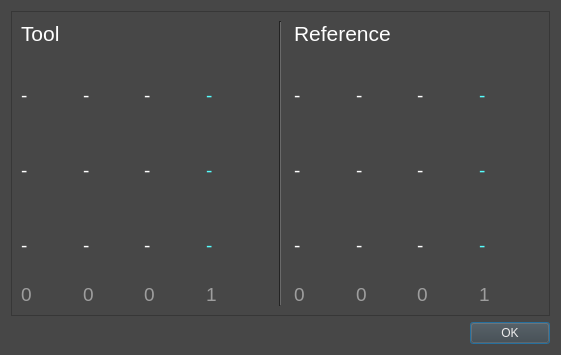
<?xml version="1.0" encoding="UTF-8"?>
<ui version="4.0">
 <class>ToolsWindow</class>
 <widget class="QDialog" name="ToolsWindow">
  <property name="geometry">
   <rect>
    <x>0</x>
    <y>0</y>
    <width>561</width>
    <height>355</height>
   </rect>
  </property>
  <property name="palette">
   <palette>
    <active>
     <colorrole role="WindowText">
      <brush brushstyle="SolidPattern">
       <color alpha="255">
        <red>255</red>
        <green>255</green>
        <blue>255</blue>
       </color>
      </brush>
     </colorrole>
     <colorrole role="Button">
      <brush brushstyle="SolidPattern">
       <color alpha="255">
        <red>71</red>
        <green>71</green>
        <blue>71</blue>
       </color>
      </brush>
     </colorrole>
     <colorrole role="Light">
      <brush brushstyle="SolidPattern">
       <color alpha="255">
        <red>106</red>
        <green>106</green>
        <blue>106</blue>
       </color>
      </brush>
     </colorrole>
     <colorrole role="Midlight">
      <brush brushstyle="SolidPattern">
       <color alpha="255">
        <red>88</red>
        <green>88</green>
        <blue>88</blue>
       </color>
      </brush>
     </colorrole>
     <colorrole role="Dark">
      <brush brushstyle="SolidPattern">
       <color alpha="255">
        <red>35</red>
        <green>35</green>
        <blue>35</blue>
       </color>
      </brush>
     </colorrole>
     <colorrole role="Mid">
      <brush brushstyle="SolidPattern">
       <color alpha="255">
        <red>47</red>
        <green>47</green>
        <blue>47</blue>
       </color>
      </brush>
     </colorrole>
     <colorrole role="Text">
      <brush brushstyle="SolidPattern">
       <color alpha="255">
        <red>255</red>
        <green>255</green>
        <blue>255</blue>
       </color>
      </brush>
     </colorrole>
     <colorrole role="BrightText">
      <brush brushstyle="SolidPattern">
       <color alpha="255">
        <red>255</red>
        <green>255</green>
        <blue>255</blue>
       </color>
      </brush>
     </colorrole>
     <colorrole role="ButtonText">
      <brush brushstyle="SolidPattern">
       <color alpha="255">
        <red>255</red>
        <green>255</green>
        <blue>255</blue>
       </color>
      </brush>
     </colorrole>
     <colorrole role="Base">
      <brush brushstyle="SolidPattern">
       <color alpha="255">
        <red>0</red>
        <green>0</green>
        <blue>0</blue>
       </color>
      </brush>
     </colorrole>
     <colorrole role="Window">
      <brush brushstyle="SolidPattern">
       <color alpha="255">
        <red>71</red>
        <green>71</green>
        <blue>71</blue>
       </color>
      </brush>
     </colorrole>
     <colorrole role="Shadow">
      <brush brushstyle="SolidPattern">
       <color alpha="255">
        <red>0</red>
        <green>0</green>
        <blue>0</blue>
       </color>
      </brush>
     </colorrole>
     <colorrole role="AlternateBase">
      <brush brushstyle="SolidPattern">
       <color alpha="255">
        <red>35</red>
        <green>35</green>
        <blue>35</blue>
       </color>
      </brush>
     </colorrole>
     <colorrole role="ToolTipBase">
      <brush brushstyle="SolidPattern">
       <color alpha="255">
        <red>255</red>
        <green>255</green>
        <blue>220</blue>
       </color>
      </brush>
     </colorrole>
     <colorrole role="ToolTipText">
      <brush brushstyle="SolidPattern">
       <color alpha="255">
        <red>0</red>
        <green>0</green>
        <blue>0</blue>
       </color>
      </brush>
     </colorrole>
    </active>
    <inactive>
     <colorrole role="WindowText">
      <brush brushstyle="SolidPattern">
       <color alpha="255">
        <red>255</red>
        <green>255</green>
        <blue>255</blue>
       </color>
      </brush>
     </colorrole>
     <colorrole role="Button">
      <brush brushstyle="SolidPattern">
       <color alpha="255">
        <red>71</red>
        <green>71</green>
        <blue>71</blue>
       </color>
      </brush>
     </colorrole>
     <colorrole role="Light">
      <brush brushstyle="SolidPattern">
       <color alpha="255">
        <red>106</red>
        <green>106</green>
        <blue>106</blue>
       </color>
      </brush>
     </colorrole>
     <colorrole role="Midlight">
      <brush brushstyle="SolidPattern">
       <color alpha="255">
        <red>88</red>
        <green>88</green>
        <blue>88</blue>
       </color>
      </brush>
     </colorrole>
     <colorrole role="Dark">
      <brush brushstyle="SolidPattern">
       <color alpha="255">
        <red>35</red>
        <green>35</green>
        <blue>35</blue>
       </color>
      </brush>
     </colorrole>
     <colorrole role="Mid">
      <brush brushstyle="SolidPattern">
       <color alpha="255">
        <red>47</red>
        <green>47</green>
        <blue>47</blue>
       </color>
      </brush>
     </colorrole>
     <colorrole role="Text">
      <brush brushstyle="SolidPattern">
       <color alpha="255">
        <red>255</red>
        <green>255</green>
        <blue>255</blue>
       </color>
      </brush>
     </colorrole>
     <colorrole role="BrightText">
      <brush brushstyle="SolidPattern">
       <color alpha="255">
        <red>255</red>
        <green>255</green>
        <blue>255</blue>
       </color>
      </brush>
     </colorrole>
     <colorrole role="ButtonText">
      <brush brushstyle="SolidPattern">
       <color alpha="255">
        <red>255</red>
        <green>255</green>
        <blue>255</blue>
       </color>
      </brush>
     </colorrole>
     <colorrole role="Base">
      <brush brushstyle="SolidPattern">
       <color alpha="255">
        <red>0</red>
        <green>0</green>
        <blue>0</blue>
       </color>
      </brush>
     </colorrole>
     <colorrole role="Window">
      <brush brushstyle="SolidPattern">
       <color alpha="255">
        <red>71</red>
        <green>71</green>
        <blue>71</blue>
       </color>
      </brush>
     </colorrole>
     <colorrole role="Shadow">
      <brush brushstyle="SolidPattern">
       <color alpha="255">
        <red>0</red>
        <green>0</green>
        <blue>0</blue>
       </color>
      </brush>
     </colorrole>
     <colorrole role="AlternateBase">
      <brush brushstyle="SolidPattern">
       <color alpha="255">
        <red>35</red>
        <green>35</green>
        <blue>35</blue>
       </color>
      </brush>
     </colorrole>
     <colorrole role="ToolTipBase">
      <brush brushstyle="SolidPattern">
       <color alpha="255">
        <red>255</red>
        <green>255</green>
        <blue>220</blue>
       </color>
      </brush>
     </colorrole>
     <colorrole role="ToolTipText">
      <brush brushstyle="SolidPattern">
       <color alpha="255">
        <red>0</red>
        <green>0</green>
        <blue>0</blue>
       </color>
      </brush>
     </colorrole>
    </inactive>
    <disabled>
     <colorrole role="WindowText">
      <brush brushstyle="SolidPattern">
       <color alpha="255">
        <red>35</red>
        <green>35</green>
        <blue>35</blue>
       </color>
      </brush>
     </colorrole>
     <colorrole role="Button">
      <brush brushstyle="SolidPattern">
       <color alpha="255">
        <red>71</red>
        <green>71</green>
        <blue>71</blue>
       </color>
      </brush>
     </colorrole>
     <colorrole role="Light">
      <brush brushstyle="SolidPattern">
       <color alpha="255">
        <red>106</red>
        <green>106</green>
        <blue>106</blue>
       </color>
      </brush>
     </colorrole>
     <colorrole role="Midlight">
      <brush brushstyle="SolidPattern">
       <color alpha="255">
        <red>88</red>
        <green>88</green>
        <blue>88</blue>
       </color>
      </brush>
     </colorrole>
     <colorrole role="Dark">
      <brush brushstyle="SolidPattern">
       <color alpha="255">
        <red>35</red>
        <green>35</green>
        <blue>35</blue>
       </color>
      </brush>
     </colorrole>
     <colorrole role="Mid">
      <brush brushstyle="SolidPattern">
       <color alpha="255">
        <red>47</red>
        <green>47</green>
        <blue>47</blue>
       </color>
      </brush>
     </colorrole>
     <colorrole role="Text">
      <brush brushstyle="SolidPattern">
       <color alpha="255">
        <red>35</red>
        <green>35</green>
        <blue>35</blue>
       </color>
      </brush>
     </colorrole>
     <colorrole role="BrightText">
      <brush brushstyle="SolidPattern">
       <color alpha="255">
        <red>255</red>
        <green>255</green>
        <blue>255</blue>
       </color>
      </brush>
     </colorrole>
     <colorrole role="ButtonText">
      <brush brushstyle="SolidPattern">
       <color alpha="255">
        <red>35</red>
        <green>35</green>
        <blue>35</blue>
       </color>
      </brush>
     </colorrole>
     <colorrole role="Base">
      <brush brushstyle="SolidPattern">
       <color alpha="255">
        <red>71</red>
        <green>71</green>
        <blue>71</blue>
       </color>
      </brush>
     </colorrole>
     <colorrole role="Window">
      <brush brushstyle="SolidPattern">
       <color alpha="255">
        <red>71</red>
        <green>71</green>
        <blue>71</blue>
       </color>
      </brush>
     </colorrole>
     <colorrole role="Shadow">
      <brush brushstyle="SolidPattern">
       <color alpha="255">
        <red>0</red>
        <green>0</green>
        <blue>0</blue>
       </color>
      </brush>
     </colorrole>
     <colorrole role="AlternateBase">
      <brush brushstyle="SolidPattern">
       <color alpha="255">
        <red>71</red>
        <green>71</green>
        <blue>71</blue>
       </color>
      </brush>
     </colorrole>
     <colorrole role="ToolTipBase">
      <brush brushstyle="SolidPattern">
       <color alpha="255">
        <red>255</red>
        <green>255</green>
        <blue>220</blue>
       </color>
      </brush>
     </colorrole>
     <colorrole role="ToolTipText">
      <brush brushstyle="SolidPattern">
       <color alpha="255">
        <red>0</red>
        <green>0</green>
        <blue>0</blue>
       </color>
      </brush>
     </colorrole>
    </disabled>
   </palette>
  </property>
  <property name="windowTitle">
   <string>Dialog</string>
  </property>
  <layout class="QVBoxLayout" name="verticalLayout_2">
   <property name="spacing">
    <number>6</number>
   </property>
   <item>
    <layout class="QVBoxLayout" name="verticalLayout">
     <item>
      <widget class="QFrame" name="frame">
       <property name="frameShape">
        <enum>QFrame::StyledPanel</enum>
       </property>
       <property name="frameShadow">
        <enum>QFrame::Sunken</enum>
       </property>
       <layout class="QHBoxLayout" name="horizontalLayout">
        <property name="spacing">
         <number>12</number>
        </property>
        <item>
         <layout class="QVBoxLayout" name="verticalLayout_4" stretch="0,6">
          <item>
           <widget class="QLabel" name="label_33">
            <property name="font">
             <font>
              <pointsize>16</pointsize>
              <weight>50</weight>
              <bold>false</bold>
              <kerning>true</kerning>
             </font>
            </property>
            <property name="text">
             <string>Tool</string>
            </property>
           </widget>
          </item>
          <item>
           <layout class="QGridLayout" name="gridLayout" rowstretch="1,1,1,0">
            <property name="spacing">
             <number>0</number>
            </property>
            <item row="0" column="2">
             <widget class="QLabel" name="r13_tool">
              <property name="font">
               <font>
                <pointsize>14</pointsize>
                <weight>50</weight>
                <bold>false</bold>
                <kerning>true</kerning>
               </font>
              </property>
              <property name="text">
               <string>-</string>
              </property>
             </widget>
            </item>
            <item row="0" column="0">
             <widget class="QLabel" name="r11_tool">
              <property name="font">
               <font>
                <pointsize>14</pointsize>
                <weight>50</weight>
                <bold>false</bold>
                <kerning>true</kerning>
               </font>
              </property>
              <property name="text">
               <string>-</string>
              </property>
             </widget>
            </item>
            <item row="0" column="1">
             <widget class="QLabel" name="r12_tool">
              <property name="font">
               <font>
                <pointsize>14</pointsize>
                <weight>50</weight>
                <bold>false</bold>
                <kerning>true</kerning>
               </font>
              </property>
              <property name="text">
               <string>-</string>
              </property>
             </widget>
            </item>
            <item row="0" column="3">
             <widget class="QLabel" name="t1_tool">
              <property name="font">
               <font>
                <pointsize>14</pointsize>
                <weight>50</weight>
                <bold>false</bold>
                <kerning>true</kerning>
               </font>
              </property>
              <property name="styleSheet">
               <string notr="true">color: rgb(85, 255, 255);</string>
              </property>
              <property name="text">
               <string>-</string>
              </property>
             </widget>
            </item>
            <item row="1" column="0">
             <widget class="QLabel" name="r21_tool">
              <property name="font">
               <font>
                <pointsize>14</pointsize>
                <weight>50</weight>
                <bold>false</bold>
                <kerning>true</kerning>
               </font>
              </property>
              <property name="text">
               <string>-</string>
              </property>
             </widget>
            </item>
            <item row="1" column="2">
             <widget class="QLabel" name="r23_tool">
              <property name="font">
               <font>
                <pointsize>14</pointsize>
                <weight>50</weight>
                <bold>false</bold>
                <kerning>true</kerning>
               </font>
              </property>
              <property name="text">
               <string>-</string>
              </property>
             </widget>
            </item>
            <item row="2" column="1">
             <widget class="QLabel" name="r32_tool">
              <property name="font">
               <font>
                <pointsize>14</pointsize>
                <weight>50</weight>
                <bold>false</bold>
                <kerning>true</kerning>
               </font>
              </property>
              <property name="text">
               <string>-</string>
              </property>
             </widget>
            </item>
            <item row="2" column="2">
             <widget class="QLabel" name="r33_tool">
              <property name="font">
               <font>
                <pointsize>14</pointsize>
                <weight>50</weight>
                <bold>false</bold>
                <kerning>true</kerning>
               </font>
              </property>
              <property name="text">
               <string>-</string>
              </property>
             </widget>
            </item>
            <item row="1" column="1">
             <widget class="QLabel" name="r22_tool">
              <property name="font">
               <font>
                <pointsize>14</pointsize>
                <weight>50</weight>
                <bold>false</bold>
                <kerning>true</kerning>
               </font>
              </property>
              <property name="text">
               <string>-</string>
              </property>
             </widget>
            </item>
            <item row="1" column="3">
             <widget class="QLabel" name="t2_tool">
              <property name="font">
               <font>
                <pointsize>14</pointsize>
                <weight>50</weight>
                <bold>false</bold>
                <kerning>true</kerning>
               </font>
              </property>
              <property name="styleSheet">
               <string notr="true">color: rgb(85, 255, 255);</string>
              </property>
              <property name="text">
               <string>-</string>
              </property>
             </widget>
            </item>
            <item row="2" column="3">
             <widget class="QLabel" name="t3_tool">
              <property name="font">
               <font>
                <pointsize>14</pointsize>
                <weight>50</weight>
                <bold>false</bold>
                <kerning>true</kerning>
               </font>
              </property>
              <property name="styleSheet">
               <string notr="true">color: rgb(85, 255, 255);</string>
              </property>
              <property name="text">
               <string>-</string>
              </property>
             </widget>
            </item>
            <item row="2" column="0">
             <widget class="QLabel" name="r31_tool">
              <property name="font">
               <font>
                <pointsize>14</pointsize>
                <weight>50</weight>
                <bold>false</bold>
                <kerning>true</kerning>
               </font>
              </property>
              <property name="text">
               <string>-</string>
              </property>
             </widget>
            </item>
            <item row="3" column="0">
             <widget class="QLabel" name="label_13">
              <property name="font">
               <font>
                <pointsize>14</pointsize>
                <weight>50</weight>
                <bold>false</bold>
                <kerning>true</kerning>
               </font>
              </property>
              <property name="styleSheet">
               <string notr="true">color: rgb(158, 158, 158);</string>
              </property>
              <property name="text">
               <string>0</string>
              </property>
             </widget>
            </item>
            <item row="3" column="3">
             <widget class="QLabel" name="label_16">
              <property name="font">
               <font>
                <pointsize>14</pointsize>
                <weight>50</weight>
                <bold>false</bold>
                <kerning>true</kerning>
               </font>
              </property>
              <property name="styleSheet">
               <string notr="true">color: rgb(158, 158, 158);</string>
              </property>
              <property name="text">
               <string>1</string>
              </property>
             </widget>
            </item>
            <item row="3" column="2">
             <widget class="QLabel" name="label_15">
              <property name="font">
               <font>
                <pointsize>14</pointsize>
                <weight>50</weight>
                <bold>false</bold>
                <kerning>true</kerning>
               </font>
              </property>
              <property name="styleSheet">
               <string notr="true">color: rgb(158, 158, 158);</string>
              </property>
              <property name="text">
               <string>0</string>
              </property>
             </widget>
            </item>
            <item row="3" column="1">
             <widget class="QLabel" name="label_14">
              <property name="font">
               <font>
                <pointsize>14</pointsize>
                <weight>50</weight>
                <bold>false</bold>
                <kerning>true</kerning>
               </font>
              </property>
              <property name="styleSheet">
               <string notr="true">color: rgb(158, 158, 158);</string>
              </property>
              <property name="text">
               <string>0</string>
              </property>
             </widget>
            </item>
           </layout>
          </item>
         </layout>
        </item>
        <item>
         <widget class="Line" name="line">
          <property name="orientation">
           <enum>Qt::Vertical</enum>
          </property>
         </widget>
        </item>
        <item>
         <layout class="QVBoxLayout" name="verticalLayout_3" stretch="0,6">
          <item>
           <widget class="QLabel" name="label_34">
            <property name="font">
             <font>
              <pointsize>16</pointsize>
              <weight>50</weight>
              <bold>false</bold>
              <kerning>true</kerning>
             </font>
            </property>
            <property name="text">
             <string>Reference</string>
            </property>
           </widget>
          </item>
          <item>
           <layout class="QGridLayout" name="gridLayout_2" rowstretch="1,1,1,0">
            <property name="spacing">
             <number>0</number>
            </property>
            <item row="0" column="1">
             <widget class="QLabel" name="r12_ref">
              <property name="font">
               <font>
                <pointsize>14</pointsize>
                <weight>50</weight>
                <bold>false</bold>
                <kerning>true</kerning>
               </font>
              </property>
              <property name="text">
               <string>-</string>
              </property>
             </widget>
            </item>
            <item row="1" column="2">
             <widget class="QLabel" name="r23_ref">
              <property name="font">
               <font>
                <pointsize>14</pointsize>
                <weight>50</weight>
                <bold>false</bold>
                <kerning>true</kerning>
               </font>
              </property>
              <property name="text">
               <string>-</string>
              </property>
             </widget>
            </item>
            <item row="1" column="3">
             <widget class="QLabel" name="t2_ref">
              <property name="font">
               <font>
                <pointsize>14</pointsize>
                <weight>50</weight>
                <bold>false</bold>
                <kerning>true</kerning>
               </font>
              </property>
              <property name="styleSheet">
               <string notr="true">color: rgb(85, 255, 255);</string>
              </property>
              <property name="text">
               <string>-</string>
              </property>
             </widget>
            </item>
            <item row="2" column="1">
             <widget class="QLabel" name="r32_ref">
              <property name="font">
               <font>
                <pointsize>14</pointsize>
                <weight>50</weight>
                <bold>false</bold>
                <kerning>true</kerning>
               </font>
              </property>
              <property name="text">
               <string>-</string>
              </property>
             </widget>
            </item>
            <item row="0" column="0">
             <widget class="QLabel" name="r11_ref">
              <property name="font">
               <font>
                <pointsize>14</pointsize>
                <weight>50</weight>
                <bold>false</bold>
                <kerning>true</kerning>
               </font>
              </property>
              <property name="text">
               <string>-</string>
              </property>
             </widget>
            </item>
            <item row="1" column="0">
             <widget class="QLabel" name="r21_ref">
              <property name="font">
               <font>
                <pointsize>14</pointsize>
                <weight>50</weight>
                <bold>false</bold>
                <kerning>true</kerning>
               </font>
              </property>
              <property name="text">
               <string>-</string>
              </property>
             </widget>
            </item>
            <item row="2" column="2">
             <widget class="QLabel" name="r33_ref">
              <property name="font">
               <font>
                <pointsize>14</pointsize>
                <weight>50</weight>
                <bold>false</bold>
                <kerning>true</kerning>
               </font>
              </property>
              <property name="text">
               <string>-</string>
              </property>
             </widget>
            </item>
            <item row="2" column="3">
             <widget class="QLabel" name="t3_ref">
              <property name="font">
               <font>
                <pointsize>14</pointsize>
                <weight>50</weight>
                <bold>false</bold>
                <kerning>true</kerning>
               </font>
              </property>
              <property name="styleSheet">
               <string notr="true">color: rgb(85, 255, 255);</string>
              </property>
              <property name="text">
               <string>-</string>
              </property>
             </widget>
            </item>
            <item row="1" column="1">
             <widget class="QLabel" name="r22_ref">
              <property name="font">
               <font>
                <pointsize>14</pointsize>
                <weight>50</weight>
                <bold>false</bold>
                <kerning>true</kerning>
               </font>
              </property>
              <property name="text">
               <string>-</string>
              </property>
             </widget>
            </item>
            <item row="2" column="0">
             <widget class="QLabel" name="r31_ref">
              <property name="font">
               <font>
                <pointsize>14</pointsize>
                <weight>50</weight>
                <bold>false</bold>
                <kerning>true</kerning>
               </font>
              </property>
              <property name="text">
               <string>-</string>
              </property>
             </widget>
            </item>
            <item row="3" column="0">
             <widget class="QLabel" name="label_27">
              <property name="font">
               <font>
                <pointsize>14</pointsize>
                <weight>50</weight>
                <bold>false</bold>
                <kerning>true</kerning>
               </font>
              </property>
              <property name="styleSheet">
               <string notr="true">color: rgb(158, 158, 158);</string>
              </property>
              <property name="text">
               <string>0</string>
              </property>
             </widget>
            </item>
            <item row="3" column="3">
             <widget class="QLabel" name="label_30">
              <property name="font">
               <font>
                <pointsize>14</pointsize>
                <weight>50</weight>
                <bold>false</bold>
                <kerning>true</kerning>
               </font>
              </property>
              <property name="styleSheet">
               <string notr="true">color: rgb(158, 158, 158);</string>
              </property>
              <property name="text">
               <string>1</string>
              </property>
             </widget>
            </item>
            <item row="0" column="3">
             <widget class="QLabel" name="t1_ref">
              <property name="font">
               <font>
                <pointsize>14</pointsize>
                <weight>50</weight>
                <bold>false</bold>
                <kerning>true</kerning>
               </font>
              </property>
              <property name="styleSheet">
               <string notr="true">color: rgb(85, 255, 255);</string>
              </property>
              <property name="text">
               <string>-</string>
              </property>
             </widget>
            </item>
            <item row="3" column="1">
             <widget class="QLabel" name="label_28">
              <property name="font">
               <font>
                <pointsize>14</pointsize>
                <weight>50</weight>
                <bold>false</bold>
                <kerning>true</kerning>
               </font>
              </property>
              <property name="styleSheet">
               <string notr="true">color: rgb(158, 158, 158);</string>
              </property>
              <property name="text">
               <string>0</string>
              </property>
             </widget>
            </item>
            <item row="0" column="2">
             <widget class="QLabel" name="r13_ref">
              <property name="font">
               <font>
                <pointsize>14</pointsize>
                <weight>50</weight>
                <bold>false</bold>
                <kerning>true</kerning>
               </font>
              </property>
              <property name="text">
               <string>-</string>
              </property>
             </widget>
            </item>
            <item row="3" column="2">
             <widget class="QLabel" name="label_29">
              <property name="font">
               <font>
                <pointsize>14</pointsize>
                <weight>50</weight>
                <bold>false</bold>
                <kerning>true</kerning>
               </font>
              </property>
              <property name="styleSheet">
               <string notr="true">color: rgb(158, 158, 158);</string>
              </property>
              <property name="text">
               <string>0</string>
              </property>
             </widget>
            </item>
           </layout>
          </item>
         </layout>
        </item>
       </layout>
      </widget>
     </item>
     <item>
      <widget class="QDialogButtonBox" name="buttonBox">
       <property name="cursor">
        <cursorShape>PointingHandCursor</cursorShape>
       </property>
       <property name="styleSheet">
        <string notr="true">background-color: rgb(65, 65, 65);
color: rgb(236, 236, 236);</string>
       </property>
       <property name="orientation">
        <enum>Qt::Horizontal</enum>
       </property>
       <property name="standardButtons">
        <set>QDialogButtonBox::Ok</set>
       </property>
       <property name="centerButtons">
        <bool>false</bool>
       </property>
      </widget>
     </item>
    </layout>
   </item>
  </layout>
 </widget>
 <resources/>
 <connections>
  <connection>
   <sender>buttonBox</sender>
   <signal>accepted()</signal>
   <receiver>ToolsWindow</receiver>
   <slot>accept()</slot>
   <hints>
    <hint type="sourcelabel">
     <x>248</x>
     <y>254</y>
    </hint>
    <hint type="destinationlabel">
     <x>157</x>
     <y>274</y>
    </hint>
   </hints>
  </connection>
  <connection>
   <sender>buttonBox</sender>
   <signal>rejected()</signal>
   <receiver>ToolsWindow</receiver>
   <slot>reject()</slot>
   <hints>
    <hint type="sourcelabel">
     <x>316</x>
     <y>260</y>
    </hint>
    <hint type="destinationlabel">
     <x>286</x>
     <y>274</y>
    </hint>
   </hints>
  </connection>
 </connections>
</ui>
